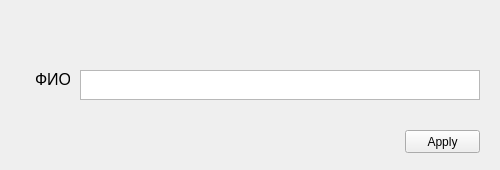
<?xml version="1.0" encoding="UTF-8"?>
<ui version="4.0">
 <class>Form</class>
 <widget class="QWidget" name="Form">
  <property name="geometry">
   <rect>
    <x>0</x>
    <y>0</y>
    <width>500</width>
    <height>170</height>
   </rect>
  </property>
  <property name="windowTitle">
   <string>AddDriverWidget</string>
  </property>
  <widget class="QPlainTextEdit" name="FCSedit">
   <property name="geometry">
    <rect>
     <x>80</x>
     <y>70</y>
     <width>400</width>
     <height>30</height>
    </rect>
   </property>
  </widget>
  <widget class="QLabel" name="FCS">
   <property name="geometry">
    <rect>
     <x>35</x>
     <y>70</y>
     <width>35</width>
     <height>19</height>
    </rect>
   </property>
   <property name="font">
    <font>
     <pointsize>12</pointsize>
    </font>
   </property>
   <property name="text">
    <string>ФИО</string>
   </property>
  </widget>
  <widget class="QPushButton" name="ApplyBut">
   <property name="geometry">
    <rect>
     <x>405</x>
     <y>130</y>
     <width>75</width>
     <height>23</height>
    </rect>
   </property>
   <property name="text">
    <string>Apply</string>
   </property>
  </widget>
 </widget>
 <resources/>
 <connections/>
</ui>
